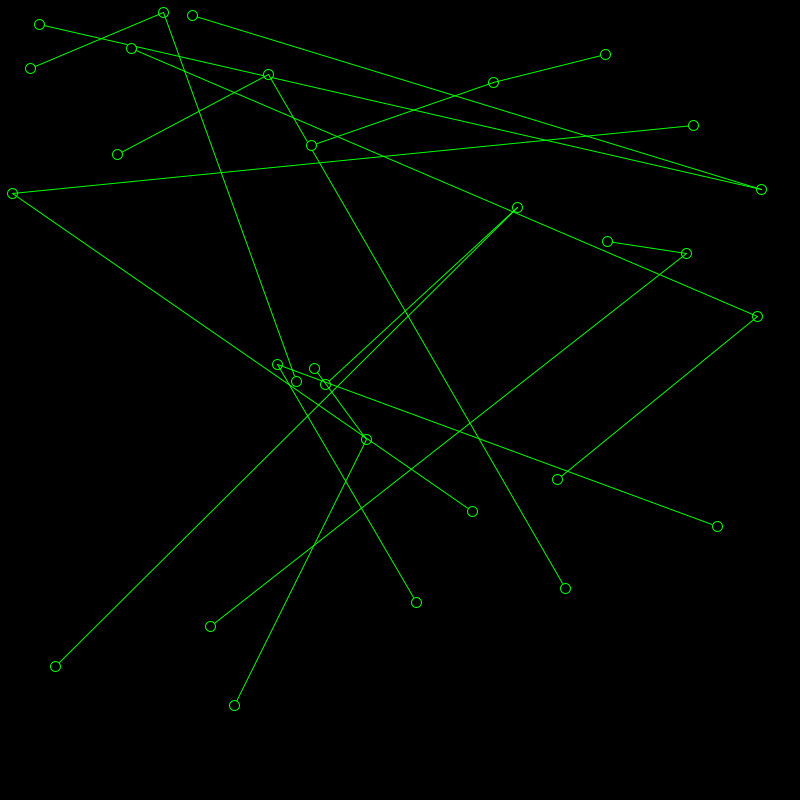
Frame 1 (no input)
Frame 60 (the mouse pressed at the canvas centre just before this capture): identical to frame 1, image omitted
Frame 120 (the mouse held since frame 60 and released just before this capture): identical to frame 1, image omitted

The Processing sketch that drew this single still picture (run headless with seeded random() and noise(); from frame 60 on, the mouse is pressed at the canvas centre):

// Processing sketch: sketch_200626a_Routing_Indoor_Warehouse
// ── sketch_200626a_Routing_Indoor_Warehouse.pde

Node list_of_nodes[] = new Node[100];


void setup() {
  size(800, 800);
  int size = 10;
  for (int i=0; i< 10; i++)
  {
    int x = int(random(800));
    int y = int(random(800));
    
    
    list_of_nodes[i] = new Node(x, y, size, true);
  }
  
  for (int i=0; i<10; i++)
  {
    int x = int(random(800));
    int y = int(random(800));
    
    Node temp = new Node(x,y,size, true);
    list_of_nodes[i].addNode(temp);
    
    x = int(random(800));
    y = int(random(800));
    
    temp = new Node(x,y,size, true);
    list_of_nodes[i].addNode(temp);
  }
  
  ellipseMode(CENTER);
  
}
void check_mouse_area() {
    
}
void draw() {
  background(0);
  for (int i=0; i< 10; i++) {
    list_of_nodes[i].display();
    list_of_nodes[i].check_mouse_area();
  }
}

// ── Node.pde
class Node 
{
  boolean state = false;
  boolean available = false;
  boolean moving = false;
  float pos_x = 0;
  float pos_y = 0;
  float size = 0;
  PVector pos;
  ArrayList<Node> forward_node = new ArrayList<Node>();


  Node(int x, int y, int size_, boolean available_)
  {

    pos = new PVector(x, y);
    pos_x = x;
    pos_y = y;
    available = available_;

    //Node forward_node;
    size = size_;
  }

  void addNode(Node child_node) {

    forward_node.add(child_node);
  }

  void display() {
    fill(0);
    if (available)
      stroke(0, 255, 0);
    else stroke(255, 0, 0);
    strokeWeight(1);
    ellipse(pos_x, pos_y, size, size);

    for (int i = 0; i < forward_node.size(); i++) {
      line(pos_x, pos_y, forward_node.get(i).pos_x, forward_node.get(i).pos_y);
      ellipse(forward_node.get(i).pos_x, forward_node.get(i).pos_y, size, size);
    }
  }
  void check_mouse_area() {
    PVector temp_mouse = new PVector(mouseX, mouseY);
    PVector dir = PVector.sub(temp_mouse, pos);
    if (dir.mag() < size)
    {
      //if (sqrt((mouseX - pos_x)*(mouseX - pos_x) - (mouseY - pos_y)*(mouseY - pos_y)) < size){
      available = false;
    } else available = true;
  }
}

// ── Vehicle.pde
class Vehicle {
  int x = 0;
  int y = 0;
  PVector position = new PVector();
  
  Vehicle(int x_, int y_) {
    x = x_;
    y = y_;
    position = new PVector(x,y);  
  }
  
  void move_to(int pos_x, int pos_y){
    PVector destination = new PVector(pos_x, pos_y);
    PVector direction = PVector.sub(destination, position);
    position.add(direction.setMag(direction.mag()/10));
  }
  void display(){
    strokeWeight(2);
    stroke(255,0,0);
    point(position.x, position.y);
  }

}
